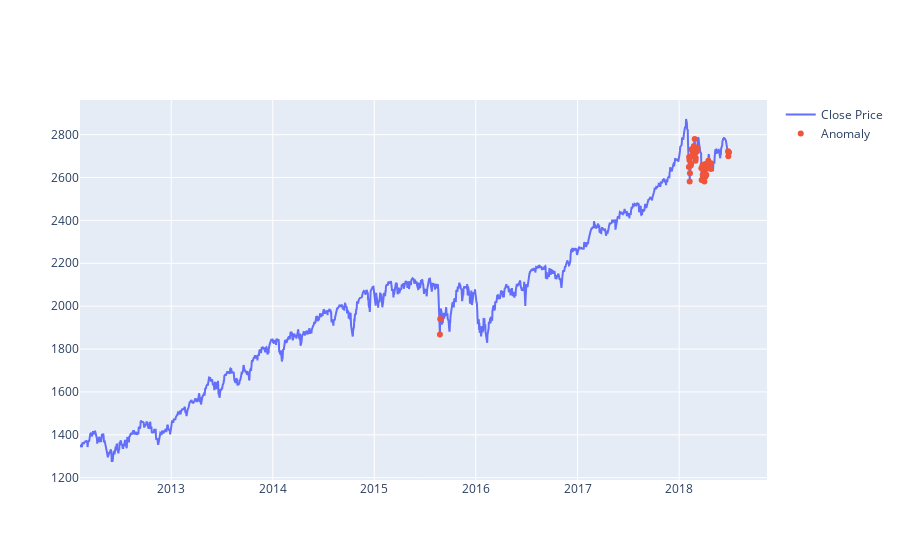

Notebook code for this chart:
### Code cell
# look at anomalies in the test data
fig = go.Figure()
fig.add_trace(go.Scatter(x=test[time_steps:].date, y=scaler.inverse_transform(test[time_steps:].close),
                    mode='lines',
                    name='Close Price'))
fig.add_trace(go.Scatter(x=anomalies.date, y=scaler.inverse_transform(anomalies.close),
                    mode='markers',
                    name='Anomaly'))
fig.update_layout(showlegend=True)
fig.show()

### Figure 1 — Plotly figure (JSON) as saved in the notebook; plotly's stock layout.template omitted (floating-point values rounded to 4 significant figures; data arrays with more than 128 entries replaced by an {"elided": "..."} marker saying what was removed)
{"data": [{"mode": "lines", "name": "Close Price", "type": "scatter", "x": {"elided": "1609 str values"}, "y": {"elided": "1609 float values"}}, {"mode": "markers", "name": "Anomaly", "type": "scatter", "x": ["2015-08-25T00:00:00", "2015-08-26T00:00:00", "2018-02-05T00:00:00", "2018-02-06T00:00:00", "2018-02-07T00:00:00", "2018-02-08T00:00:00", "2018-02-09T00:00:00", "2018-02-12T00:00:00", "2018-02-13T00:00:00", "2018-02-14T00:00:00", "2018-02-15T00:00:00", "2018-02-16T00:00:00", "2018-02-20T00:00:00", "2018-02-21T00:00:00", "2018-02-22T00:00:00", "2018-02-23T00:00:00", "2018-02-26T00:00:00", "2018-02-28T00:00:00", "2018-03-01T00:00:00", "2018-03-02T00:00:00", "2018-03-05T00:00:00", "2018-03-06T00:00:00", "2018-03-07T00:00:00", "2018-03-08T00:00:00", "2018-03-22T00:00:00", "2018-03-23T00:00:00", "2018-03-26T00:00:00", "2018-03-27T00:00:00", "2018-03-28T00:00:00", "2018-03-29T00:00:00", "2018-04-02T00:00:00", "2018-04-03T00:00:00", "2018-04-04T00:00:00", "2018-04-05T00:00:00", "2018-04-06T00:00:00", "2018-04-09T00:00:00", "2018-04-10T00:00:00", "2018-04-11T00:00:00", "2018-04-12T00:00:00", "2018-04-13T00:00:00", "2018-04-16T00:00:00", "2018-04-25T00:00:00", "2018-04-26T00:00:00", "2018-06-26T00:00:00", "2018-06-27T00:00:00", "2018-06-28T00:00:00", "2018-06-29T00:00:00"], "y": [1868.0, 1941.0, 2649.0, 2695.0, 2682.0, 2581, 2620.0, 2656, 2663.0, 2699.0, 2731.0, 2732.0, 2716.0, 2701.0, 2704.0, 2747.0, 2780.0, 2714.0, 2678.0, 2691.0, 2721.0, 2728.0, 2727.0, 2739.0, 2644.0, 2588.0, 2659.0, 2613.0, 2605.0, 2641.0, 2582.0, 2614.0, 2645.0, 2663.0, 2604.0, 2613.0, 2657.0, 2642.0, 2664.0, 2656.0, 2678.0, 2639.0, 2667.0, 2723.0, 2700.0, 2716.0, 2718.0]}], "layout": {"showlegend": true}}
